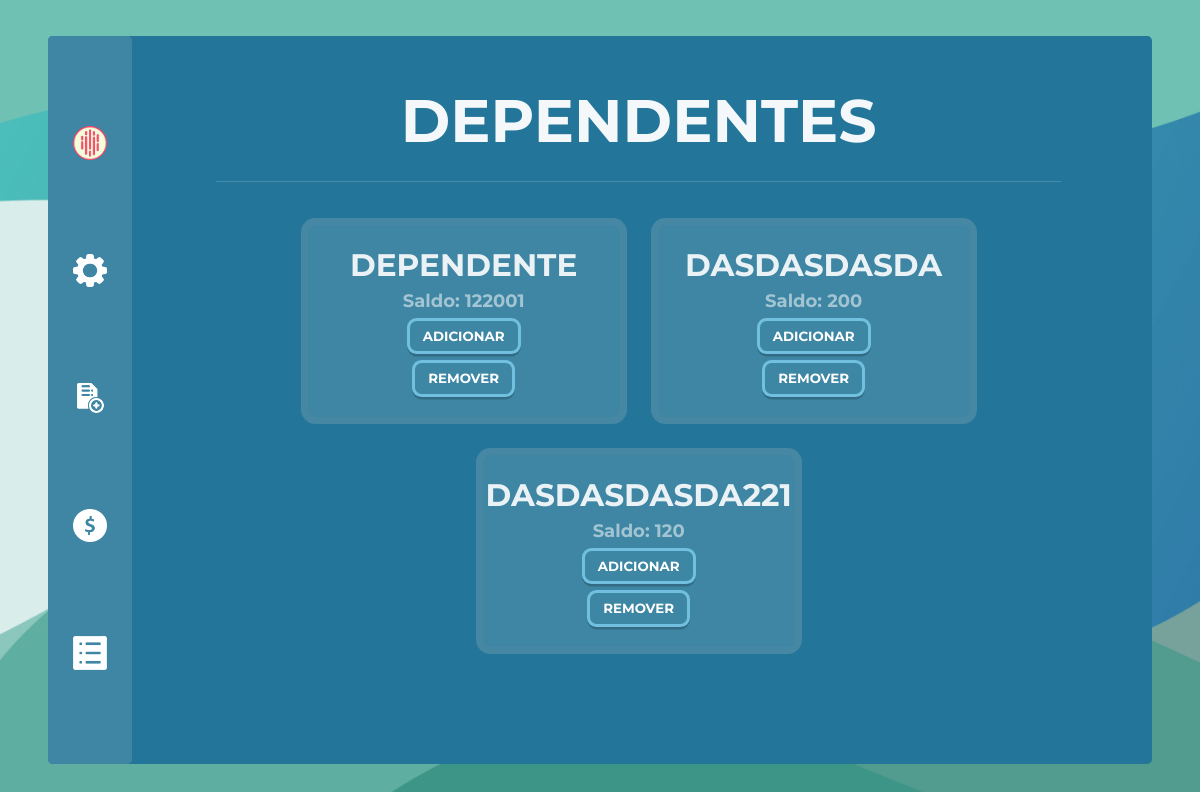
/escolherDependente (signed in), run on an earlier commit of the app's database.
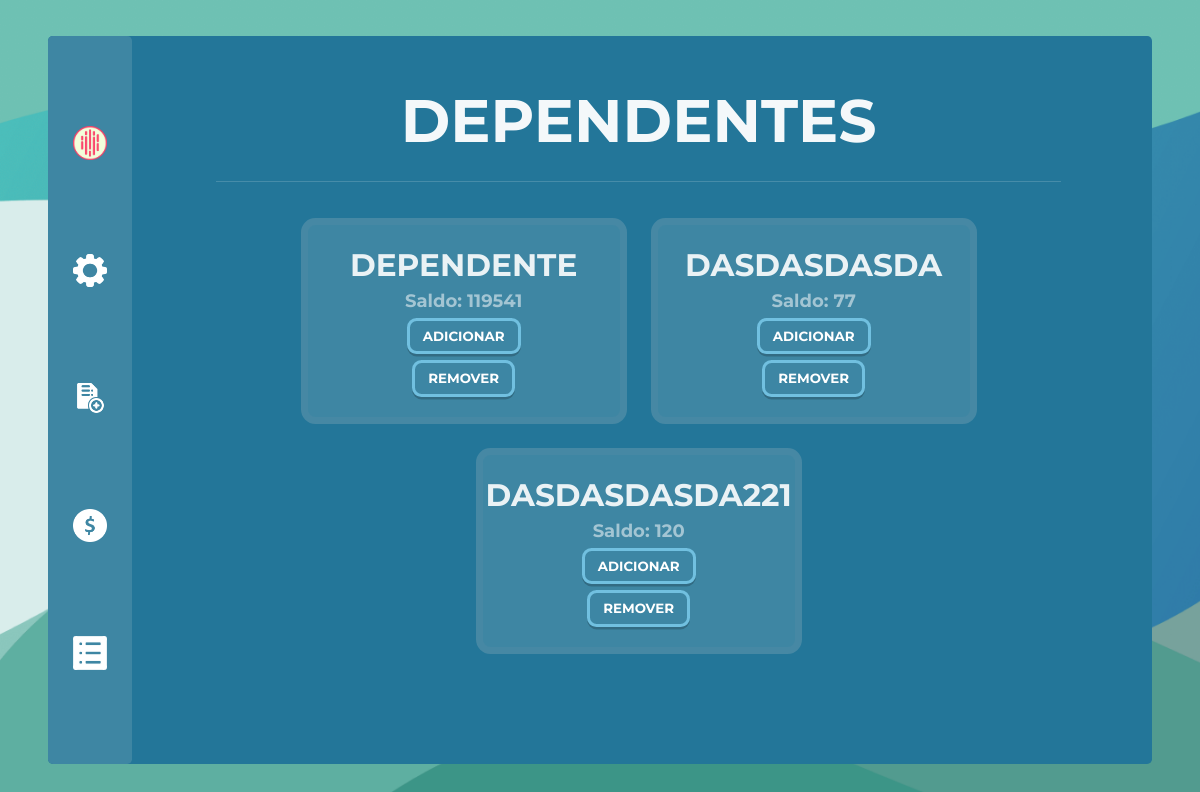
And on a later commit of the database.
### projeto/models.py (models this page shows, shortened)
class Dependente(db.Model, UserMixin):
    id = db.Column(db.Integer, primary_key=True, autoincrement=True)
    saldo = db.Column(db.Integer, nullable=False, unique=False, default=0)
    usuario = db.Column(db.String(length=30), nullable=False, unique=True)
    email = db.Column(db.String(length=30), nullable=False, unique=True)
    senha = db.Column(db.String(length=30), nullable=False)
    idResponsavel = db.Column(db.Integer)
    imagemPerfil = db.Column(db.LargeBinary)  # ATRIBUTO PARA IMAGEM
    user_type = 'dependente'
    @property
    def senhacrip(self):
        return self.senhacrip

### projeto/routes.py (the view, shortened to what this page needs)
@app.route('/escolherDependente', methods=['GET', 'POST'])
def escolherDependente():
    dependentes = Dependente.query.all()
    idAtual = current_user.id
    acao = None
    botao_clicado = None
    return render_template("ChoseDependent.html", dependentes=dependentes, idAtual=idAtual)

### projeto/models.py (called while the page is built)
@login_manager.user_loader
def load_user(user_id):
    user_type = session.get('user_type')
    if user_type == 'responsavel':
        return Responsavel.query.get(int(user_id))
    elif user_type == 'dependente':
        return Dependente.query.get(int(user_id))
    elif user_type == 'funcionario':
        return Funcionario.query.get(int(user_id))
    return None

### projeto/templates/ChoseDependent.html (shortened to what this page needs)
{% extends 'baseResponsavel.html'%}
{% block conteudo %}
<div class="bodyChoseDependent">
    <h1 class="titulo">DEPENDENTES</h1>
    <div class="linhaTitulo"></div>
    <form method="post">
        {% for dependente in dependentes %}
            {% if dependente.idResponsavel == idAtual %}
                <div class="boxChoseDependent">
                    <h1>{{ dependente.usuario }}</h1>
                    <h2>Saldo: {{ dependente.saldo }}</h2>
                    <button class="botoesChoseDependent" name="acao_{{ dependente.id }}" type="submit" value="0">ADICIONAR</button>
                    <button class="botoesChoseDependent" name="acao_{{ dependente.id }}" type="submit" value="1">REMOVER</button>
                </div>
            {% endif %}
        {% endfor %}
    </form>
</div>
{%endblock%}

What changed in the data, as far as the page shows it:
changed Dependente "DEPENDENTE": saldo "122001" → "119541"
changed Dependente "DASDASDASDA": saldo "200" → "77"
